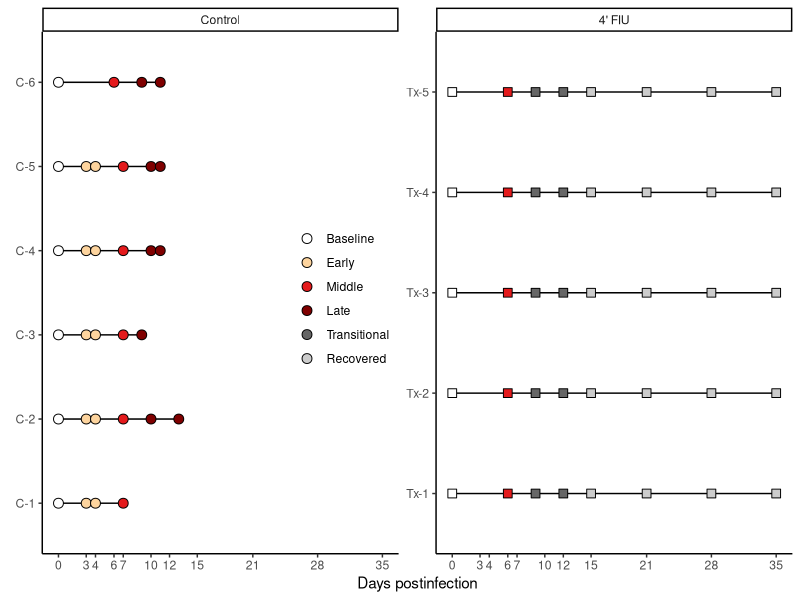

This chart was generated by the following R code: (Note: this script raises an error after producing the figure.)
#!/usr/bin/env Rscript

## setup -----------------------------------------------------------------------
rm(list=ls(all.names=TRUE))
suppressPackageStartupMessages(library(tidyverse))
suppressPackageStartupMessages(library(edgeR))
theme_set(theme_classic())
options(stringsAsFactors=FALSE)

# helper variables
cols.group <- c(Baseline="white", Early="#fdd49e", Middle="#e41a1c",
                Late="#7f0000", Transitional="grey40", Recovered="grey80")
shapes.treat <- c(Control=21, "4' FIU"=22)
cols.treat <- c(Control="#b2df8a", "4' FIU"="#33a02c")
cols.reg <- c(Down="#377eb8", None="grey60", Up="#e41a1c")
samp.days <- c(0, 3, 4, 6, 7, 10, 12, 15, 21, 28, 35)
supl.fig <- list()
main.fig <- list()

# helper functions
normalize.counts <- function(counts.matrix, min.samples=3, threshold=20) {
  # how many samples per gene have >threshold counts?
  keepgenes <- rowSums(counts.matrix > threshold)
  # only keep the genes with >= min.samples
  keepgenes <- (keepgenes >= min.samples)
  # subset the counts matrix 
  counts.matrix <- counts.matrix[keepgenes, ]
  # format with edgeR and return
  counts.matrix %>%
    DGEList() %>%
    calcNormFactors()
}

run.pca <- function(norm.matrix, metadata) {
  # take normalized counts and transform to log2CPM before running PCA
  pca <- norm.matrix %>%
         cpm() %>%
         log2() %>%
         t() %>%
         prcomp()
  # pull out the principal component % variance explained
  pcs <- summary(pca)$importance["Proportion of Variance", c("PC1", "PC2")]
  pcs <- round(100*pcs)
  pcs <- paste0(names(pcs), " (", pcs, "%)")
  # format PC matrix with metadata
  pca <- pca$x %>%
         as.data.frame() %>% 
         rownames_to_column("ID") %>%
         select(ID, PC1, PC2) %>%
         left_join(metadata, by="ID")
  # return a list with both
  list(pcs=pca,
       percentvar=pcs)
}

diffexpr <- function(norm.matrix, model.matrix, contrasts, plim=0.05, llim=1) {
  # run differential expression and format output
  x <- norm.matrix %>%
       voom(model.matrix) %>%
       lmFit(design=model.matrix) %>%
       contrasts.fit(contrasts) %>%
       eBayes() %>%
       topTable(number=Inf) %>%
       rownames_to_column("gene") %>%
       dplyr::rename(padj=adj.P.Val,
                     pvalue=P.Value,
                     lfc=logFC,
                     avexpr=AveExpr) %>%
       select(gene, avexpr, lfc, padj, pvalue)
  # extract name of comparison
  x$Comparison <- names(which(contrasts[, 1]==1))
  # add significance and annotate regulation
  x$Significant <- (x$padj < plim & abs(x$lfc) > llim)
  x$Regulation <- "None"
  x[x$Significant & x$lfc > llim, "Regulation"] <- "Up"
  x[x$Significant & x$lfc < -llim, "Regulation"] <- "Down"
  # return full matrix
  return(x)
}

## read inputs -----------------------------------------------------------------
# metadata
meta <- read.csv("samplesheet.csv") %>%
        mutate(Group=factor(Group, levels=names(cols.group)),
               Treatment=factor(Treatment, levels=names(shapes.treat)))

# counts
cmat <- read.csv("counts-thresholded.csv",
                 row.names=1)
# remove control probes
controls <- str_detect(rownames(cmat), "^POS_|^NEG_")
cmat <- cmat[!controls, ]
rm(controls)

# plot samples (supplemental A)
supl.fig$A <- meta %>%
              ggplot(aes(DPI, NHP, fill=Group, shape=Treatment)) +
              geom_line(aes(group=NHP)) +
              geom_point(size=3) +
              scale_shape_manual(values=shapes.treat, ) +
              scale_fill_manual(values=cols.group) +
              facet_wrap(~Treatment, scales="free_y") +
              scale_x_continuous(breaks=samp.days) +
              guides(fill=guide_legend(override.aes=list(pch=21)),
                     shape="none") +
              labs(x="Days postinfection",
                   y=element_blank(),
                   fill=element_blank()) +
              theme(legend.position=c(0.4, 0.5))
supl.fig$A
ggsave("analysis/samples.png",
       units="in", width=5, height=3)

## identify K for k-means of all samples ---------------------------------------
# get log2CPM
logcpm <- cmat %>%
          normalize.counts() %>%
          cpm() %>%
          log2()

# calculate the total within sum of squares (WSS) for K=1 to K=10
# iterate 500 times since this is a stochastic process and plot the st. dev.
km <- lapply(1:100, function(i) {
        elbow <- 1:20 %>%
                 sapply(function(k) {
                   logcpm %>%
                     t() %>%
                     kmeans(centers=k) %>%
                     magrittr::extract2("tot.withinss")
                 })
        data.frame(WSS=elbow, k=1:20)
      }) %>%
        do.call(rbind, .) %>% 
        group_by(k) %>%
        summarise(mean=mean(WSS),
                  stdev=sd(WSS),
                  .groups="drop")
km %>%
  ggplot(aes(k, mean)) +
  geom_ribbon(aes(ymin=mean-stdev, ymax=mean+stdev), fill="grey60") +
  geom_line() +
  geom_point() +
  geom_point(data=filter(km, k==7), pch=21, fill="red", size=3) +
  labs(x="k-means",
       y="Total within sum of squares")
ggsave("analysis/kmeans-wss.png",
       units="in", width=3, height=3)

# calculate K-means when K=7
km <- logcpm %>%
      t() %>%
      kmeans(centers=7) %>%
      magrittr::extract2("cluster")
km <- data.frame(Cluster=km,
                 ID=names(km))

## PCA and clustering ----------------------------------------------------------
# all samples
pca <- cmat %>%
       normalize.counts() %>%
       run.pca(meta)
# PCA of k-means clusters
pca$pcs %>%
  left_join(km, by="ID") %>%
  ggplot(aes(PC1, PC2, shape=Treatment, fill=as.factor(Cluster)))+
  geom_hline(yintercept=0, linetype=2, col="lightgrey") +
  geom_vline(xintercept=0, linetype=2, col="lightgrey") +
  geom_point(size=3) +
  scale_shape_manual(values=c(21, 22))+
  scale_fill_brewer(palette="Paired") +
  guides(fill=guide_legend(override.aes=list(shape=21))) +
  labs(x=pca$percentvar[1],
       y=pca$percentvar[2],
       fill="Cluster",
       title="K-means clusters (K=7)")
ggsave("analysis/pca-kmeans.png",
       units="in", width=4, height=3)
# PCA of groups (main figure A)
main.fig$A <- pca$pcs %>%
              ggplot(aes(PC1, PC2, shape=Treatment, fill=Group)) +
              geom_hline(yintercept=0, linetype=2, col="lightgrey") +
              geom_vline(xintercept=0, linetype=2, col="lightgrey") +
              geom_point(size=3) +
              scale_shape_manual(values=c(21, 22)) +
              scale_fill_manual(values=cols.group) +
              guides(fill=guide_legend(override.aes=list(shape=21))) +
              labs(x=pca$percentvar[1],
                   y=pca$percentvar[2],
                   fill="Group")
main.fig$A
ggsave("analysis/pca-groups.png",
       units="in", width=3.75, height=3)
# clean up
rm(km, pca, logcpm)

# controls only: symptom groups
m <- filter(meta, Treatment=="Control")
pca <- cmat[, m$ID] %>%
       normalize.counts() %>%
       run.pca(m)
pca$pcs %>%
  ggplot(aes(PC1, PC2, fill=Group)) +
  geom_hline(yintercept=0, linetype=2, col="lightgrey") +
  geom_vline(xintercept=0, linetype=2, col="lightgrey") +
  geom_point(size=3, shape=shapes.treat["Control"]) +
  scale_shape_manual(values=c(21, 22)) +
  scale_fill_manual(values=cols.group) +
  labs(x=pca$percentvar[1],
       y=pca$percentvar[2],
       fill="Group",
       title="Disease state: controls only")
ggsave("analysis/pca-controls.png",
       units="in", width=4, height=3)

# controls only: symptom groups
m <- filter(meta, Treatment=="4' FIU")
pca <- cmat[, m$ID] %>%
       normalize.counts() %>%
       run.pca(m)
pca$pcs %>%
  ggplot(aes(PC1, PC2, fill=Group)) +
  geom_hline(yintercept=0, linetype=2, col="lightgrey") +
  geom_vline(xintercept=0, linetype=2, col="lightgrey") +
  geom_point(size=3, shape=shapes.treat["4' FIU"]) +
  scale_shape_manual(values=c(21, 22)) +
  scale_fill_manual(values=cols.group) +
  labs(x=pca$percentvar[1],
       y=pca$percentvar[2],
       fill="Group",
       title="Disease state: treated only")
ggsave("analysis/pca-treated.png",
       units="in", width=4, height=3)

# clean up
rm(m, pca)

## controls DE analysis: does this look like LASV? -----------------------------
# filter metadata and counts
m <- filter(meta, Treatment=="Control")
c <- cmat[, m$ID] %>%
     normalize.counts()

# format model matrix
x <- droplevels(m$Group)
m <- model.matrix(~0+x)
colnames(m) <- levels(x)

# run contrasts
dexp <- list(diffexpr(c, m, makeContrasts(Early - Baseline, 
                                          levels=colnames(m))),
             diffexpr(c, m, 
                      makeContrasts(Middle - Baseline, 
                                    levels=colnames(m))),
             diffexpr(c, m, 
                      makeContrasts(Late - Baseline, 
                                    levels=colnames(m)))) %>%
        do.call(rbind, .) %>%
        mutate(Comparison=factor(Comparison, 
                                 levels=c("Early", "Middle", "Late")),
               Regulation=factor(Regulation, 
                                 levels=c("Down", "None", "Up")))
write.csv(dexp, "analysis/results-controls.csv",
          row.names=FALSE, na="")
rm(m, c)

# total DE genes
tot.degs <- dexp %>%
            filter(Significant) %>%
            group_by(Comparison, Regulation) %>%
            summarise(Genes=n(),
                      .groups="drop") %>%
            # add in zeros, if necessary
            right_join(expand.grid(Comparison=c("Baseline", "Early", 
                                                "Middle", "Late"),
                                   Regulation=c("Down", "Up")),
                       by=c("Comparison", "Regulation")) %>%
            replace_na(list(Genes=0)) %>%
              mutate(Treatment="Control")

# volcano plot (supplemental figure C)
topgenes <- dexp %>%
            filter(Significant) %>%
            group_by(Comparison) %>%
            top_n(n=10, wt=abs(lfc)) %>%
            ungroup()
supl.fig$C <- dexp %>%
              ggplot(aes(lfc, -log10(padj))) +
              geom_point(aes(size=Regulation, col=Regulation), alpha=0.8) +
              ggrepel::geom_text_repel(data=topgenes, aes(label=gene),
                                       size=2, force=20, max.overlaps=15) +
              scale_size_manual(values=c(1, 0.5, 1)) +
              scale_color_manual(values=cols.reg) +
              facet_wrap(~Comparison) +
              labs(x="Fold change (log2)",
                   y="FDR-adjusted p-value (-log10)")
supl.fig$C
ggsave("analysis/volcano-controls.png",
       units="in", width=7.5, height=3)
rm(topgenes, dexp)

## 4' FIU treated DE analysis: resolution by endpoint? -------------------------
# filter metadata and counts
m <- meta %>%
     filter(Treatment=="4' FIU")
c <- cmat[, m$ID] %>%
     normalize.counts()

# format model matrix
x <- droplevels(m$Group)
m <- model.matrix(~0+x)
colnames(m) <- levels(x)

# run contrasts by DPI
dexp <- list(diffexpr(c, m, makeContrasts(Middle - Baseline, levels=colnames(m))),
             diffexpr(c, m, makeContrasts(Transitional - Baseline, levels=colnames(m))),
             diffexpr(c, m, makeContrasts(Recovered - Baseline, levels=colnames(m)))) %>%
        do.call(rbind, .) %>%
        mutate(Comparison=factor(Comparison, levels=names(cols.group)),
               Regulation=factor(Regulation, 
                                 levels=c("Down", "None", "Up")))
write.csv(dexp, "analysis/results-treated.csv",
          row.names=FALSE, na="")
rm(x, m, c)

# total DE genes (main figure B)
main.fig$B <- dexp %>%
              filter(Significant) %>%
              group_by(Comparison, Regulation) %>%
              summarise(Genes=n(),
                        .groups="drop") %>%
              # add in zeros, if necessary
              right_join(expand.grid(Comparison=c("Baseline", "Middle",
                                                  "Transitional", "Recovered"),
                                     Regulation=c("Down", "Up")),
                         by=c("Comparison", "Regulation")) %>%
              replace_na(list(Genes=0)) %>%
              # add in DE genes from control
              mutate(Treatment="4' FIU") %>%
              rbind(tot.degs) %>% 
              mutate(Treatment=factor(Treatment, 
                                      levels=levels(meta$Treatment))) %>%
              # adjust levels to make the transitional-vs-late comparison
              mutate(Comparison=factor(Comparison, levels=names(cols.group),
                                       labels=c("Baseline", "Early", "Middle", 
                                                "Transitional/Late", 
                                                "Transitional/Late", 
                                                "Recovered"))) %>%
              # plot it
              ggplot(aes(Comparison, Genes)) +
              geom_line(aes(linetype=Regulation, 
                            group=paste0(Regulation, Treatment))) +
              geom_point(aes(fill=Regulation, shape=Treatment), size=3) +
              scale_linetype_manual(values=c(Down=2, Up=1)) +
              scale_fill_manual(values=cols.reg) +
              scale_shape_manual(values=shapes.treat) +
              guides(fill=guide_legend(override.aes=list(pch=21))) +
              ylim(0, 150) +
              labs(x="Disease state",
                   y="Total DE genes") +
              theme(axis.text.x=element_text(angle=45, hjust=1))
main.fig$B
ggsave("analysis/degenes-totals.png",
       units="in", width=3.75, height=3)

# volcano plot (supplemental figure D)
topgenes <- dexp %>%
            filter(Significant) %>%
            group_by(Comparison) %>%
            top_n(n=10, wt=abs(lfc)) %>%
            ungroup()
supl.fig$D <- dexp %>%
              ggplot(aes(lfc, -log10(padj))) +
              geom_point(aes(size=Regulation, col=Regulation), alpha=0.8) +
              ggrepel::geom_text_repel(data=topgenes, aes(label=gene),
                                       size=2, force=20, max.overlaps=15) +
              scale_size_manual(values=c(1, 0.5, 1)) +
              scale_color_manual(values=cols.reg) +
              facet_wrap(~Comparison, nrow=1) +
              labs(x="Fold change (log2)",
                   y="FDR-adjusted p-value (-log10)")
supl.fig$D
ggsave("analysis/volcano-treated.png",
       units="in", width=7.5, height=3)

# clean up
rm(dexp, topgenes)

## compare treated vs. controls ------------------------------------------------
# baseline
m <- filter(meta, Group=="Baseline") %>%
     mutate(Treatment=factor(Treatment, levels=names(shapes.treat),
                             labels=c("Control", "Treated")))
c <- cmat[, m$ID] %>%
     normalize.counts()
x <- m$Treatment
m <- model.matrix(~0+x)
colnames(m) <- levels(x)
dexp <- list(Baseline=diffexpr(c, m, 
                               makeContrasts(Treated - Control, 
                                            levels=colnames(m))))
dexp$Baseline <- mutate(dexp$Baseline, Comparison="Baseline")

# middle
m <- filter(meta, Group=="Middle") %>%
     mutate(Treatment=factor(Treatment, levels=names(shapes.treat),
                             labels=c("Control", "Treated")))
c <- cmat[, m$ID] %>%
     normalize.counts()
x <- m$Treatment
m <- model.matrix(~0+x)
colnames(m) <- levels(x)
dexp$Middle <- diffexpr(c, m, 
                        makeContrasts(Treated - Control, 
                                      levels=colnames(m))) %>%
               mutate(Comparison="Middle")

# late/intermediate
m <- filter(meta, Group %in% c("Late", "Transitional")) %>%
     mutate(Treatment=factor(Treatment, levels=names(shapes.treat),
                             labels=c("Control", "Treated")))
c <- cmat[, m$ID] %>%
     normalize.counts()
x <- m$Treatment
m <- model.matrix(~0+x)
colnames(m) <- levels(x)
dexp$LateIntermediate <- diffexpr(c, m, 
                                  makeContrasts(Treated - Control, 
                                                levels=colnames(m))) %>%
                         mutate(Comparison="Transitional/Late")

# combine results
dexp <- dexp %>% 
        do.call(rbind, .) %>%
        mutate(Comparison=factor(Comparison, 
                                 levels=c("Baseline", "Middle", 
                                          "Transitional/Late")),
               Regulation=factor(Regulation, 
                                 levels=c("Down", "None", "Up"),
                                 labels=c("Control", "Neither", "4' FIU")))
write.csv(dexp, "analysis/results-comparison.csv",
          row.names=FALSE, na="")
rm(x, m, c)

# total DE genes (main figure C)
main.fig$C <- dexp %>%
              filter(Significant) %>%
              group_by(Comparison, Regulation) %>%
              summarise(Genes=n(),
                        .groups="drop") %>%
              # add in zeros, if necessary
              right_join(expand.grid(Comparison=levels(dexp$Comparison),
                                     Regulation=c("Control", "4' FIU")),
                         by=c("Comparison", "Regulation")) %>%
              replace_na(list(Genes=0)) %>%
              # plot it
              ggplot(aes(Comparison, Genes, group=Regulation)) +
              geom_col(aes(fill=Regulation), col="black", position="dodge") +
              geom_text(aes(label=Genes, y=Genes+3), 
                        position=position_dodge(width=0.9)) +
              scale_fill_manual(values=cols.treat) +
              labs(x="Disease state",
                   y="Total significantly DE genes",
                   fill="Higher in") +
              theme(legend.position=c(0.25, 0.8))
main.fig$C
ggsave("analysis/degenes-comparison.png",
       units="in", width=3.75, height=3) 

# volcano plot
topgenes <- dexp %>%
            filter(Significant) %>%
            group_by(Comparison, Regulation) %>%
            top_n(n=10, wt=abs(lfc)) %>%
            ungroup()
# full volcano
dexp %>%
  ggplot(aes(lfc, -log10(padj))) +
  geom_point(aes(size=Regulation, col=Regulation), alpha=0.8) +
  ggrepel::geom_text_repel(data=topgenes, aes(label=gene), max.iter=1e8,
                           size=2, force=30, max.overlaps=15) +
  scale_size_manual(values=c(1, 0.5, 1)) +
  scale_color_manual(values=c(cols.treat, Neither="grey60")) +
  facet_wrap(~Comparison, nrow=1) +
  labs(x="Fold change (log2)",
       y="FDR-adjusted p-value (-log10)",
       col="Higher in",
       size="Higher in")
ggsave("analysis/volcano-comparison-all.png",
       units="in", width=7.5, height=3)
# baseline only (supplemental figure B)
supl.fig$B <- dexp %>%
              filter(Comparison=="Baseline") %>%
              ggplot(aes(lfc, -log10(padj))) +
              geom_point(aes(size=Regulation, col=Regulation), alpha=0.8) +
              ggrepel::geom_text_repel(data=filter(topgenes, 
                                                   Comparison=="Baseline"), 
                                       aes(label=gene), max.iter=1e8,
                                       size=2, force=30, max.overlaps=15) +
              scale_size_manual(values=c(1, 0.5, 1)) +
              scale_color_manual(values=c(cols.treat, Neither="grey60")) +
              ylim(0, 6) +
              labs(x="Fold change (log2)",
                   y="FDR-adjusted p-value (-log10)",
                   col="Higher in",
                   size="Higher in") +
              theme(legend.position=c(0.25, 0.8))
supl.fig$B
ggsave("analysis/volcano-comparison-baseline.png",
       units="in", width=2.5, height=3)
# transitional vs. late only (main figure D)
main.fig$D <- dexp %>%
              filter(Comparison=="Transitional/Late") %>%
              ggplot(aes(lfc, -log10(padj))) +
              geom_point(aes(size=Regulation, col=Regulation), alpha=0.8) +
              ggrepel::geom_text_repel(data=filter(topgenes, 
                                                   Comparison=="Transitional/Late"), 
                                       aes(label=gene), max.iter=1e8,
                                       size=2, force=30, max.overlaps=15) +
              scale_size_manual(values=c(1, 0.5, 1)) +
              scale_color_manual(values=c(cols.treat, Neither="grey60")) +
              ylim(0, 6) +
              labs(x="Fold change (log2)",
                   y="FDR-adjusted p-value (-log10)",
                   col="Higher in",
                   size="Higher in")
main.fig$D
ggsave("analysis/volcano-comparison-transitionallate.png",
       units="in", width=3.75, height=3)
rm(dexp, topgenes)

## assemble figures ------------------------------------------------------------
# main figure is a 2x2 grid
cowplot::plot_grid(plotlist=main.fig, labels="AUTO")
ggsave("analysis/figure-main.png", units="in", width=7.5, height=6)



# plot samples (supplemental A)
supl.fig$A <- meta %>%
  ggplot(aes(DPI, NHP, fill=Group, shape=Treatment)) +
  geom_line(aes(group=NHP)) +
  geom_point(size=3) +
  scale_shape_manual(values=shapes.treat, ) +
  scale_fill_manual(values=cols.group) +
  facet_wrap(~Treatment, scales="free_y", ncol=1) +
  scale_x_continuous(breaks=samp.days) +
  guides(fill=guide_legend(ncol=2, override.aes=list(pch=21)),
         shape="none") +
  labs(x="Days postinfection",
       y=element_blank(),
       fill=element_blank()) +
  theme(legend.position=c(0.8, 0.77))
supl.fig$A

# supplemental figure requires more paneling
x <- cowplot::plot_grid(supl.fig$A, supl.fig$B, nrow=1, rel_widths=c(2, 1), 
                        labels="AUTO")
cowplot::plot_grid(x, supl.fig$C, supl.fig$D, ncol=1, labels=c(NA, "C", "D"))
ggsave("analysis/figure-supplemental.png", units="in", width=7.5, height=9)

## fin -------------------------------------------------------------------------
sessionInfo()
